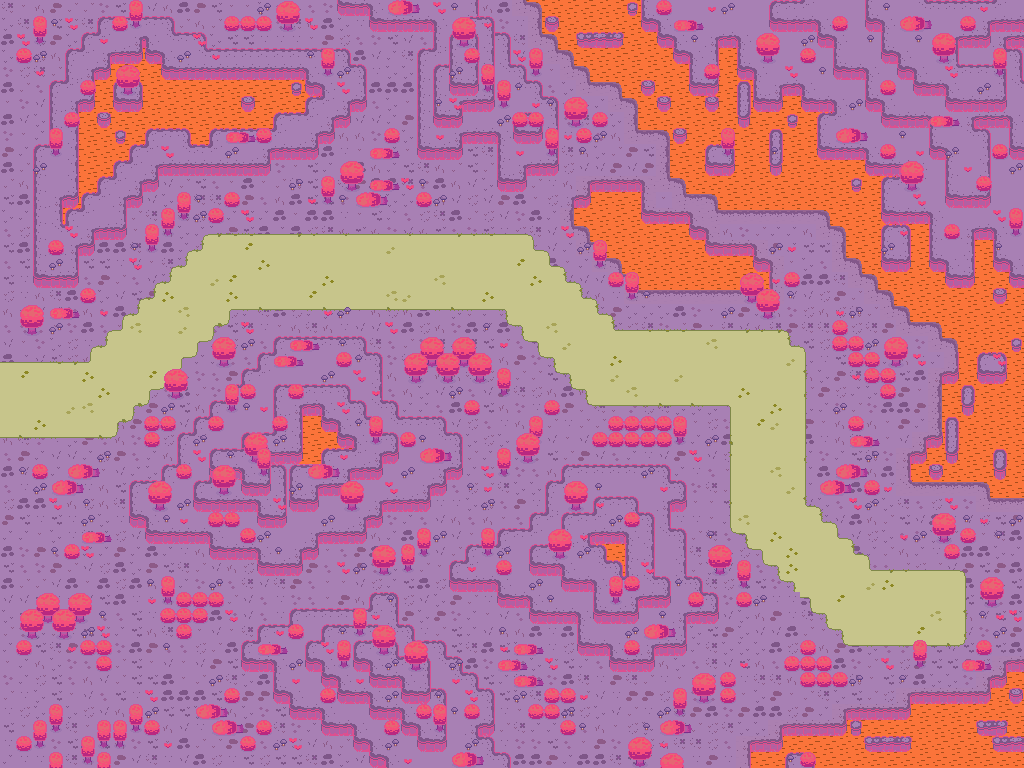

Rendered tile map (Tiled .tmx) drawn with the repository's tilesets; below, a short description and the map source with its tile grids summarised:
An orthogonal 64x48 tile map with 16x16 px tiles, 10 tile layers (Background, Lava, Road, Edges, ...), 5 tilesets and 525 objects.

<map version="1.10" tiledversion="1.11.2" orientation="orthogonal" renderorder="right-down" width="64" height="48" tilewidth="16" tileheight="16" infinite="0" nextlayerid="21" nextobjectid="1230">
 <editorsettings>
  <export target="area-ash.lua" format="lua" />
 </editorsettings>
 <tileset firstgid="1" name="hills-ash" tilewidth="16" tileheight="16" tilecount="99" columns="11">
  <image source="tilesets/hills-ash.png" width="176" height="144" />
  <wangsets>
   <wangset name="Hills" type="mixed" tile="-1">
    <wangcolor name="" color="#ff0000" tile="-1" probability="1" />
    <wangtile tileid="0" wangid="0,0,0,1,0,0,0,0" />
    <wangtile tileid="1" wangid="0,0,0,1,1,1,0,0" />
    <wangtile tileid="2" wangid="0,0,0,0,0,1,0,0" />
    <wangtile tileid="11" wangid="0,1,1,1,0,0,0,0" />
    <wangtile tileid="12" wangid="1,1,1,1,1,1,1,1" />
    <wangtile tileid="13" wangid="0,0,0,0,0,1,1,1" />
    <wangtile tileid="16" wangid="1,1,0,0,0,1,1,1" />
    <wangtile tileid="17" wangid="1,1,1,1,0,0,0,1" />
    <wangtile tileid="22" wangid="0,1,0,0,0,0,0,0" />
    <wangtile tileid="23" wangid="1,1,0,0,0,0,0,1" />
    <wangtile tileid="24" wangid="0,0,0,0,0,0,0,1" />
    <wangtile tileid="27" wangid="0,0,0,1,1,1,1,1" />
    <wangtile tileid="28" wangid="0,1,1,1,1,1,0,0" />
   </wangset>
  </wangsets>
 </tileset>
 <tileset firstgid="100" name="lava" tilewidth="16" tileheight="16" tilecount="4" columns="4">
  <image source="tilesets/lava.png" width="64" height="16" />
 </tileset>
 <tileset firstgid="104" name="dirt" tilewidth="16" tileheight="16" tilecount="77" columns="11">
  <image source="tilesets/dirt.png" width="176" height="112" />
 </tileset>
 <tileset firstgid="181" name="grass-ash" tilewidth="16" tileheight="16" tilecount="77" columns="11">
  <image source="tilesets/grass-ash.png" width="176" height="112" />
 </tileset>
 <tileset firstgid="258" name="biome-ash" tilewidth="16" tileheight="16" tilecount="45" columns="9">
  <image source="tilesets/biome-ash.png" width="144" height="80" />
 </tileset>
 <layer id="1" name="Background" width="64" height="48">
  <data>[3072 cells, 3072 non-empty, 14 distinct tile ids]</data>
 </layer>
 <layer id="10" name="Lava" width="64" height="48">
  <data>[3072 cells, 655 non-empty, 4 distinct tile ids]</data>
 </layer>
 <layer id="12" name="Road" width="64" height="48">
  <data>[3072 cells, 478 non-empty, 30 distinct tile ids]</data>
 </layer>
 <layer id="13" name="Edges" width="64" height="48" opacity="0.97">
  <data>[3072 cells, 133 non-empty, 13 distinct tile ids]</data>
 </layer>
 <layer id="3" name="Hills" width="64" height="48">
  <data>[3072 cells, 913 non-empty, 17 distinct tile ids]</data>
 </layer>
 <layer id="7" name="Hills 2" width="64" height="48">
  <data>[3072 cells, 293 non-empty, 13 distinct tile ids]</data>
 </layer>
 <layer id="9" name="Hills 3" width="64" height="48">
  <data>[3072 cells, 81 non-empty, 13 distinct tile ids]</data>
 </layer>
 <layer id="14" name="Islands" width="64" height="48">
  <data>[3072 cells, 60 non-empty, 15 distinct tile ids]</data>
 </layer>
 <layer id="15" name="Greenery" width="64" height="48">
  <data>[3072 cells, 610 non-empty, 18 distinct tile ids]</data>
 </layer>
 <layer id="16" name="Greenery 2" width="64" height="48">
  <data>[3072 cells, 35 non-empty, 7 distinct tile ids]</data>
 </layer>
 <objectgroup id="19" name="Walls">
  <!-- 523 objects omitted --></objectgroup>
 <objectgroup id="20" name="Portals">
  <!-- 2 objects omitted --></objectgroup>
</map>
<!-- 525 of 525 objects omitted -->
